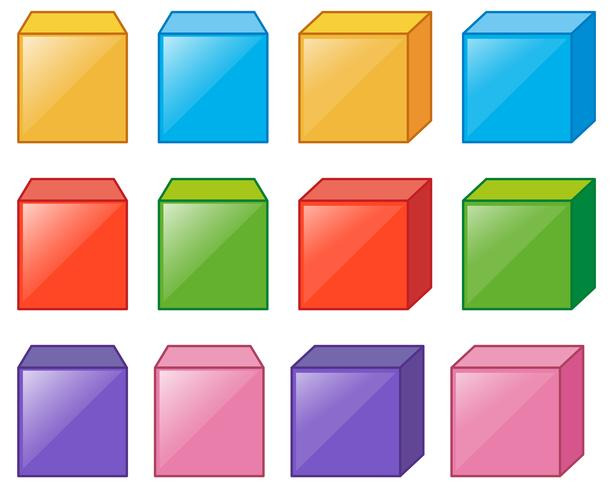
#> input picture Images/cube.jpg, 609 x 490 px, found by its file name
$ python sift_experiment.py
#> lines starting #> are read from the running program, lines starting #| are printed output that depends on the picture
import cv2

img = cv2.imread(r"..\Images\cube.jpg", 0)
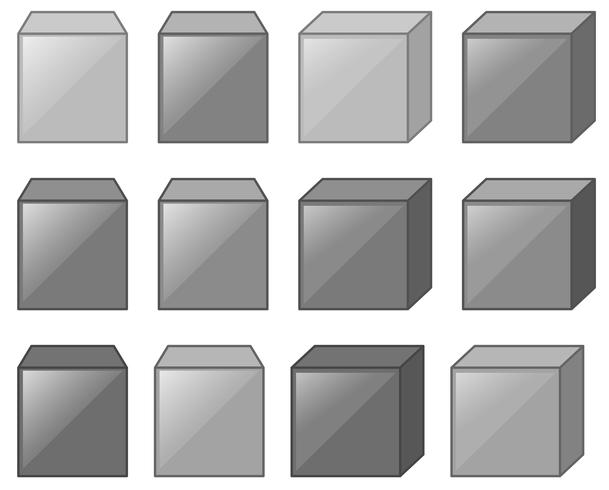
#> img: shape (490, 609); min 41, max 255, mean 186

resize_Factor = 0.5
h, w = img.shape
#> h = 490; w = 609
img3 = cv2.resize(img, (int(w * resize_Factor), int(h * resize_Factor)))
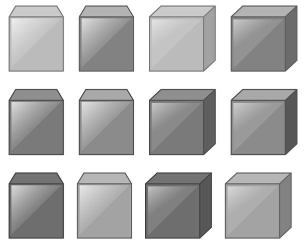
#> img3: shape (245, 304); min 56, max 255, mean 186

resize_Factor = 0.7
h, w = img.shape
img1 = cv2.resize(img, (int(w * resize_Factor), int(h * resize_Factor)))
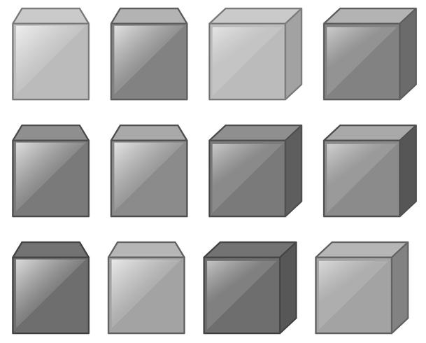
#> img1: shape (343, 426); min 55, max 255, mean 186

resize_Factor = 0.9
h, w = img.shape
img2 = cv2.resize(img, (int(w * resize_Factor), int(h * resize_Factor)))

sift = cv2.SIFT_create()

keypoints, descriptors = sift.detectAndCompute(img3, None)
#> keypoints = 100 keypoints; strongest (x, y, size): (214, 90, 2.2), (10, 237, 2.1), (205, 180, 11.3), (147, 184, 3.5)
keypoints1, descriptors1 = sift.detectAndCompute(img1, None)
#> keypoints1 = 125 keypoints; strongest (x, y, size): (415, 126, 2.8), (324, 216, 2.2), (205, 332, 2.4), (300, 126, 3.4)
keypoints2, descriptors2 = sift.detectAndCompute(img2, None)
#> keypoints2 = 211 keypoints; strongest (x, y, size): (143, 277, 2.3), (270, 277, 2.4), (379, 313, 4.9), (113, 428, 2.5)

out = cv2.drawKeypoints(img3, keypoints, None)
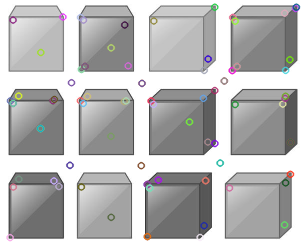
#> out: shape (245, 304, 3); mean of channels 0, 1, 2 185.4, 185.3, 185.6; drawn as B, G, R
out1 = cv2.drawKeypoints(img1, keypoints1, None)
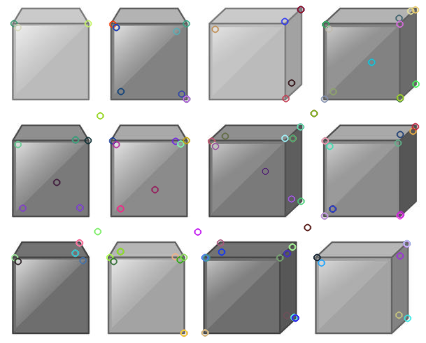
#> out1: shape (343, 426, 3); mean of channels 0, 1, 2 185.6, 185.5, 185.4; drawn as B, G, R
out2 = cv2.drawKeypoints(img2, keypoints2, None)
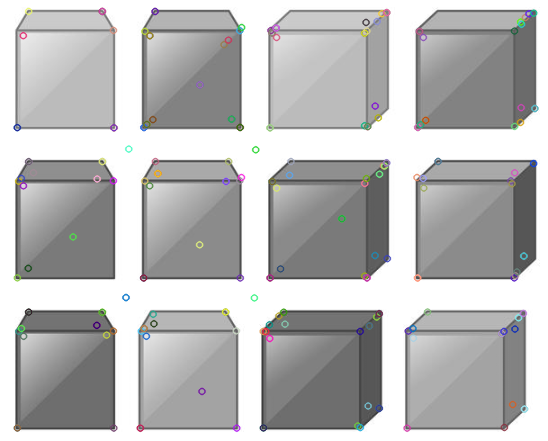
#> out2: shape (441, 548, 3); mean of channels 0, 1, 2 185.5, 185.5, 185.5; drawn as B, G, R

cv2.imshow("SIFT keypoints", out)
cv2.imshow("SIFT keypoints 0.7", out1)
cv2.imshow("SIFT keypoints 0.9", out2)
cv2.waitKey(0)
cv2.destroyAllWindows()

$ run again, with Images/Face-1.jpg copied over Images/cube.jpg
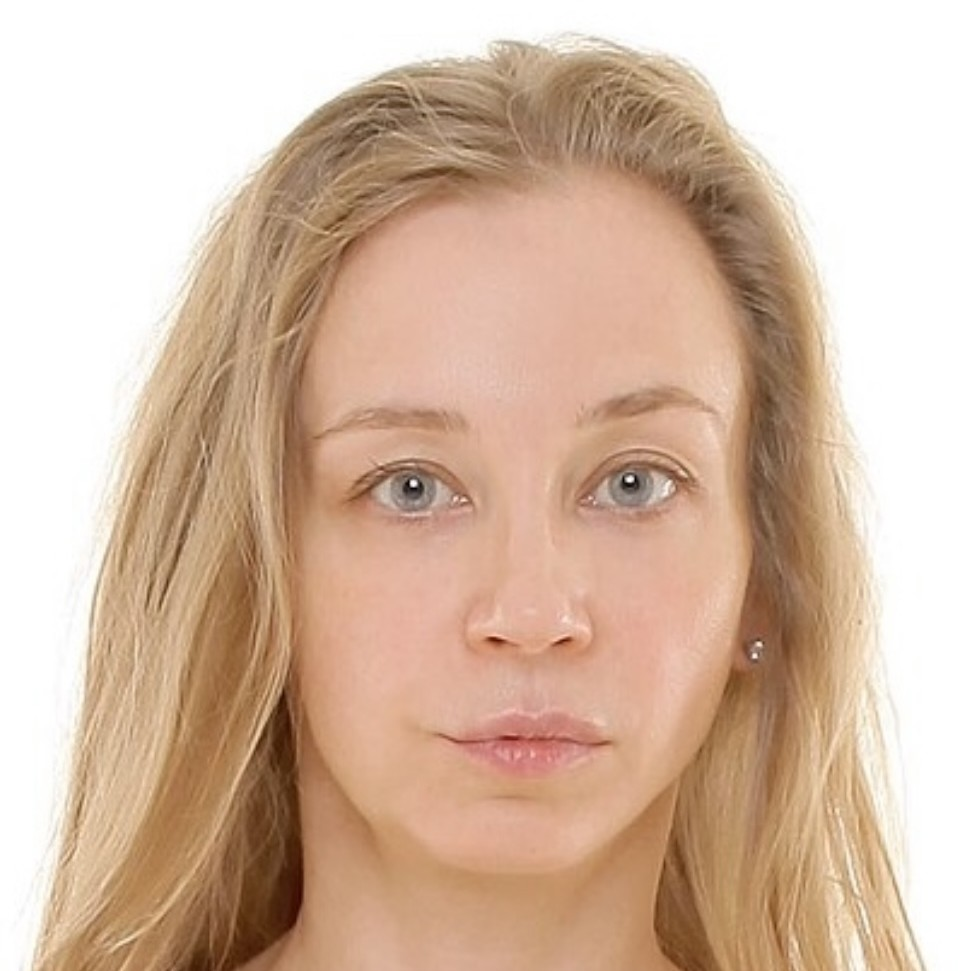
#> input picture Images/Face-1.jpg, 958 x 971 px, found by its file name
#> `img = cv2.imread(r"..\Images\cube.jpg", 0)`:
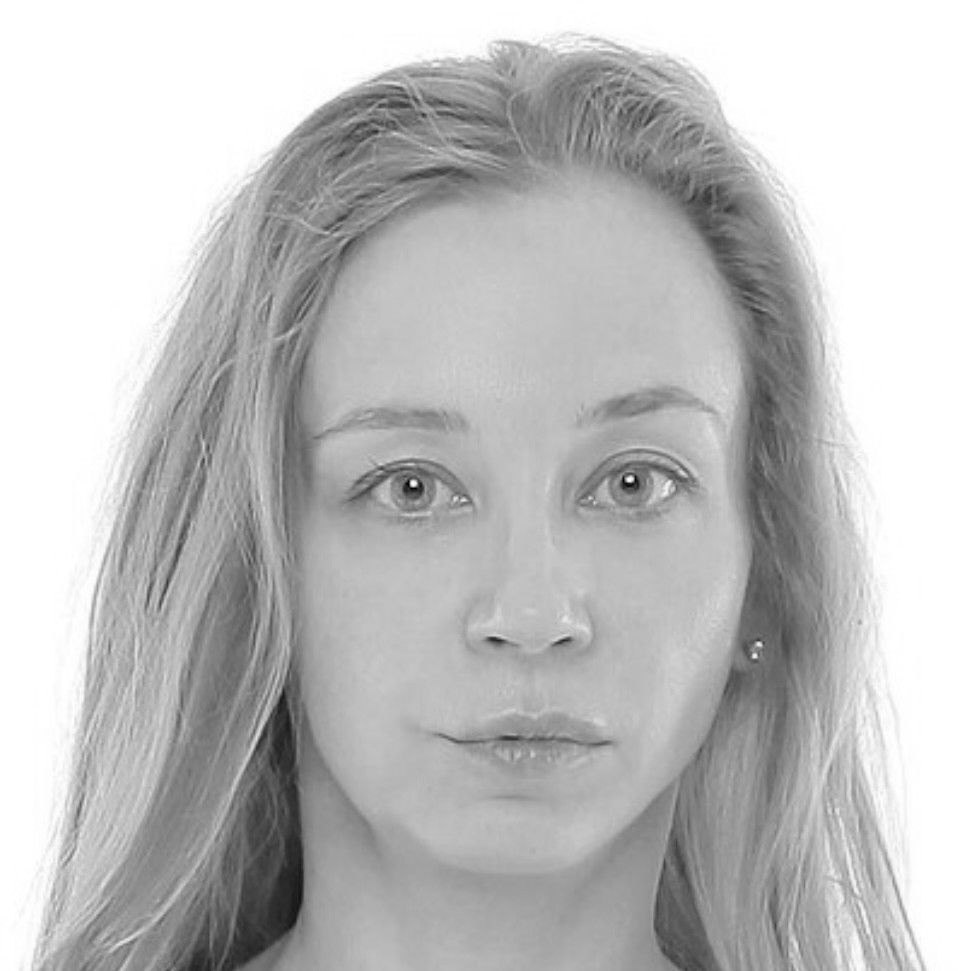
#> img: shape (971, 958); min 3, max 255, mean 190.2
#> keypoints = 480 keypoints; strongest (x, y, size): (207, 241, 2.2), (377, 327, 1.8), (379, 322, 1.8), (247, 320, 3.2)
#> keypoints1 = 1086 keypoints; strongest (x, y, size): (289, 338, 3.1), (440, 335, 3.1), (528, 459, 2.4), (531, 450, 2.6)
#> keypoints2 = 1215 keypoints; strongest (x, y, size): (372, 435, 4), (567, 431, 4), (679, 590, 3.2), (683, 579, 3.4)
#> `out2 = cv2.drawKeypoints(img2, keypoints2, None)`:
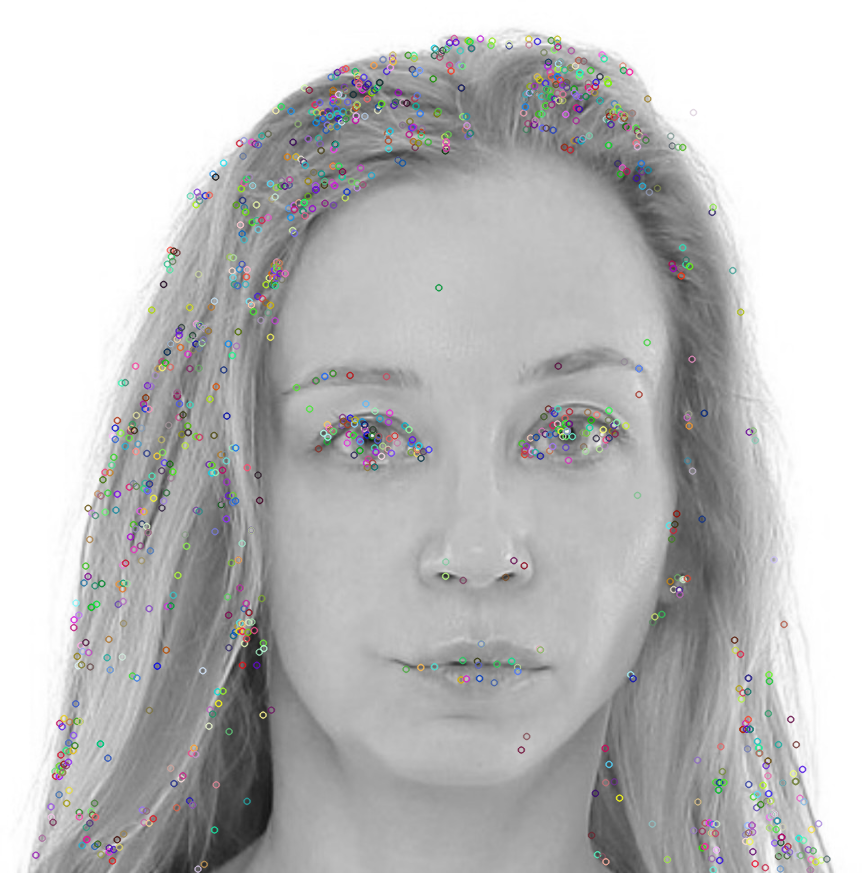
#> out2: shape (873, 862, 3); mean of channels 0, 1, 2 189.4, 189.4, 189.4; drawn as B, G, R

$ run again, with Images/Face-2.jpg copied over Images/cube.jpg
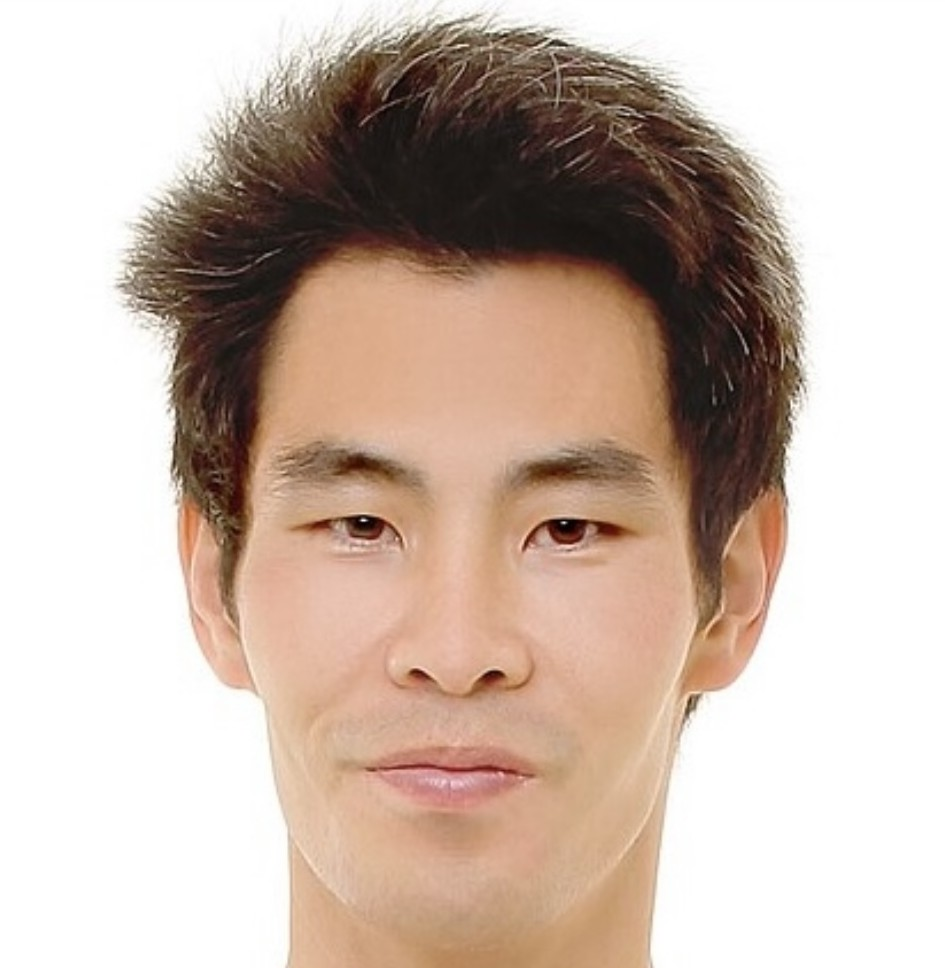
#> input picture Images/Face-2.jpg, 945 x 968 px, found by its file name
#> `img = cv2.imread(r"..\Images\cube.jpg", 0)`:
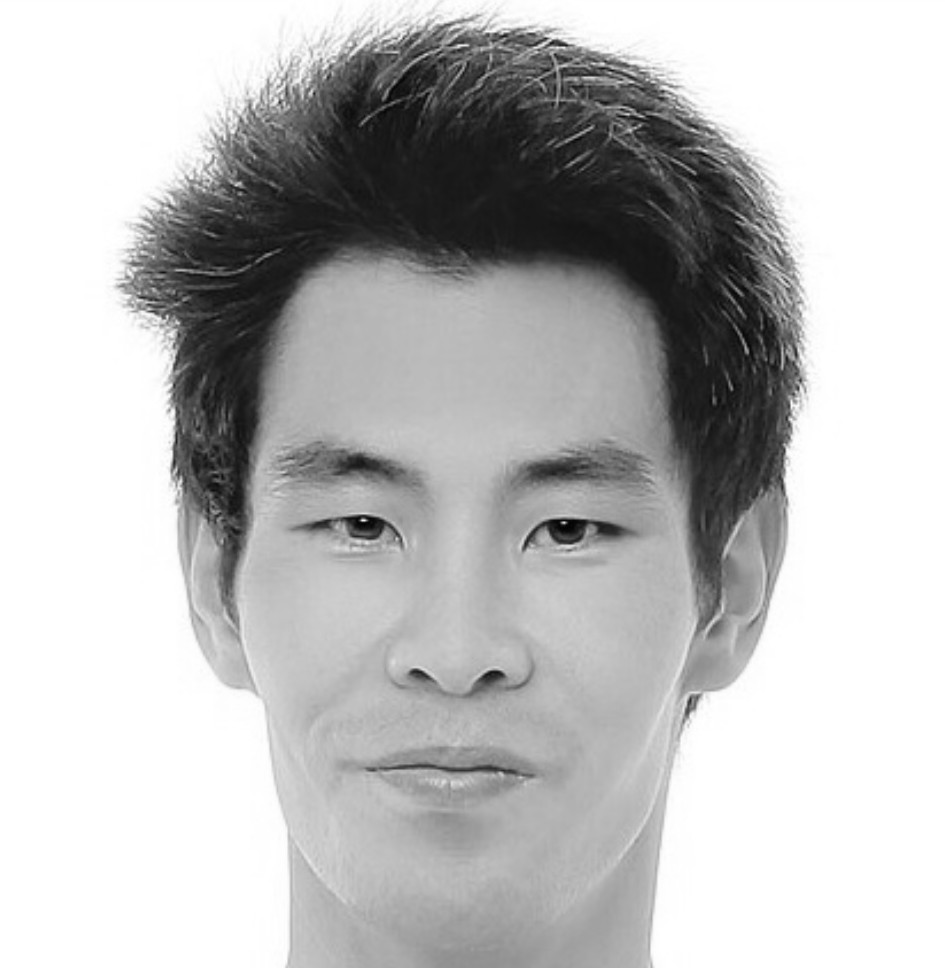
#> img: shape (968, 945); min 0, max 255, mean 189.8
#> keypoints = 406 keypoints; strongest (x, y, size): (114, 138, 61.2), (283, 265, 9.8), (330, 117, 82), (108, 232, 32.1)
#> keypoints1 = 1495 keypoints; strongest (x, y, size): (254, 364, 1.9), (160, 192, 85.9), (396, 371, 13.6), (456, 159, 118)
#> keypoints2 = 2238 keypoints; strongest (x, y, size): (327, 468, 2.4), (206, 246, 110.1), (584, 202, 152.2), (507, 470, 2)
#> `out2 = cv2.drawKeypoints(img2, keypoints2, None)`:
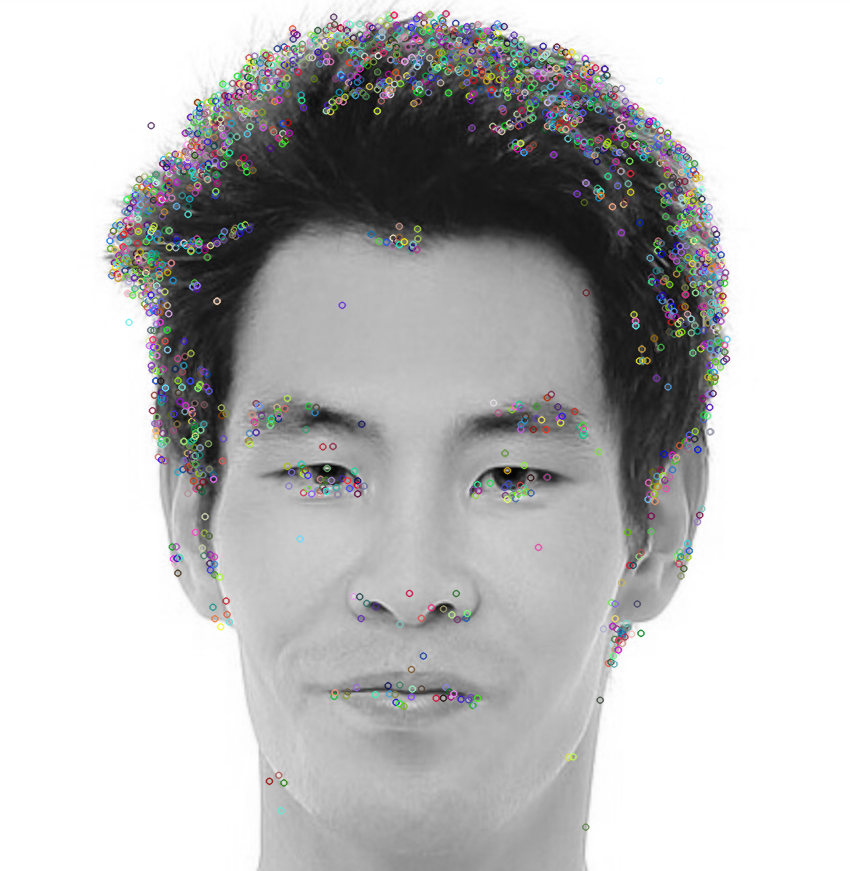
#> out2: shape (871, 850, 3); mean of channels 0, 1, 2 190.1, 190, 189.9; drawn as B, G, R
